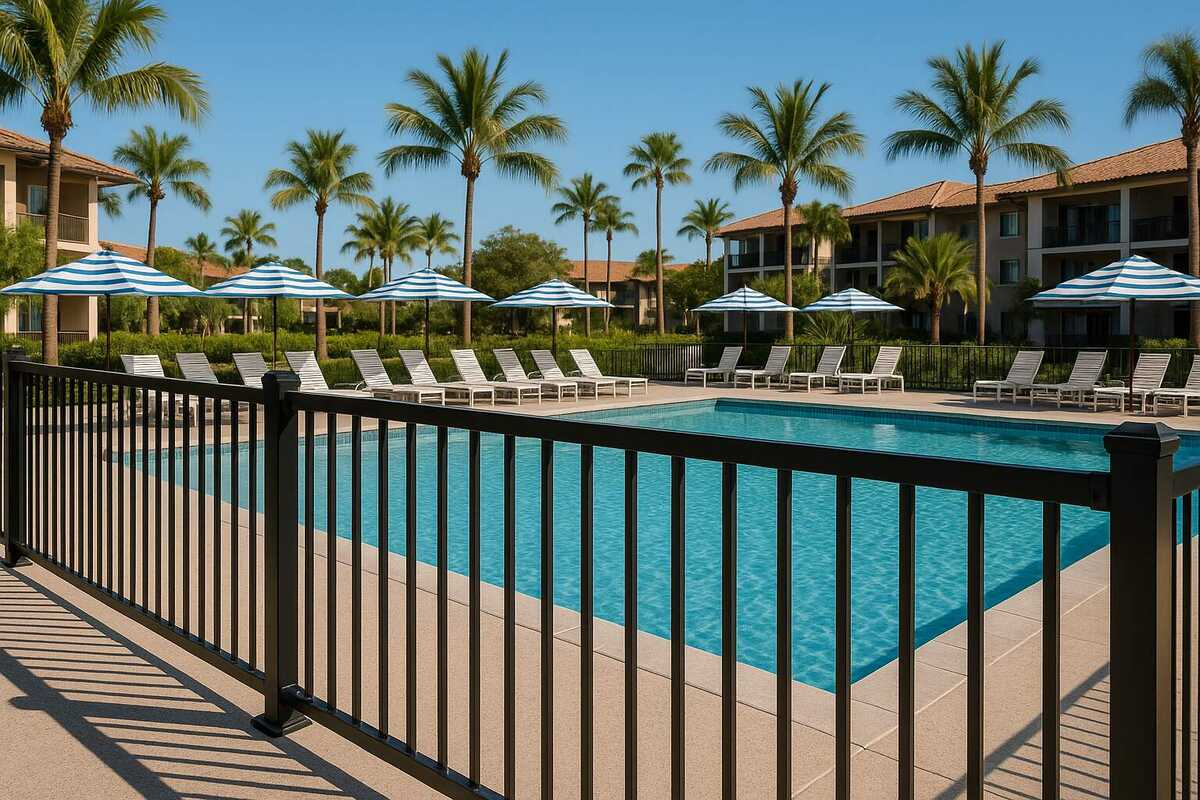
#> input picture assets/images/pool-fence-resort.jpg, 1200 x 800 px, found by its file name
$ python resize_pool_image.py
#> lines starting #> are read from the running program, lines starting #| are printed output that depends on the picture
#!/usr/bin/env python3
"""
Script to crop and resize the pool fence image to match other fence thumbnails
"""

from PIL import Image
import os

def resize_pool_fence_image():
    """Crop and resize the pool fence image to match other fence thumbnails"""

    # Input and output paths
    input_path = "/home/ubuntu/dollar-fence-website/assets/images/pool-fence-resort.jpg"
    backup_path = "/home/ubuntu/dollar-fence-website/assets/images/pool-fence-resort-original.jpg"

    # Create backup if it doesn't exist
    if not os.path.exists(backup_path):
        print("Creating backup of original image...")
        original = Image.open(input_path)
        original.save(backup_path, "JPEG", quality=95)
        print(f"Backup saved to: {backup_path}")

    # Open the image
    print("Opening pool fence image...")
    img = Image.open(input_path)
#> img is the input picture: PIL image 1200x800 RGB; mean R, G, B 96.7, 111.4, 107
    print(f"Original dimensions: {img.size}")
#| Original dimensions: (1200, 800)

    # The image is 800x600. Let's crop it to focus more on the fence
    # and less on the tall palm trees and buildings
    # We'll crop from the bottom portion to focus on the fence and pool area

    # Crop parameters (left, top, right, bottom)
    # Focus on the fence and pool area, reducing the tall palm trees
    crop_box = (0, 150, 800, 600)  # Remove top 150 pixels with tall palm trees

    print("Cropping image to focus on fence area...")
    cropped = img.crop(crop_box)
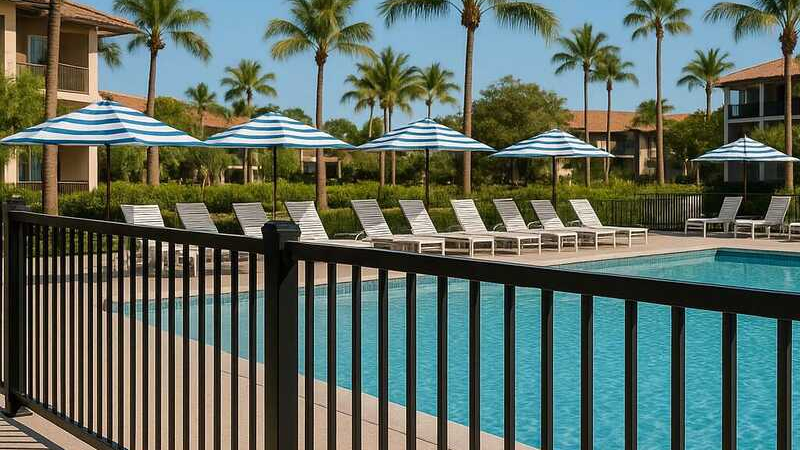
#> cropped: PIL image 800x450 RGB; mean R, G, B 92.9, 107.7, 97.6
    print(f"Cropped dimensions: {cropped.size}")
#| Cropped dimensions: (800, 450)

    # Resize back to 800x600 to maintain consistency
    print("Resizing to standard 800x600...")
    resized = cropped.resize((800, 600), Image.Resampling.LANCZOS)
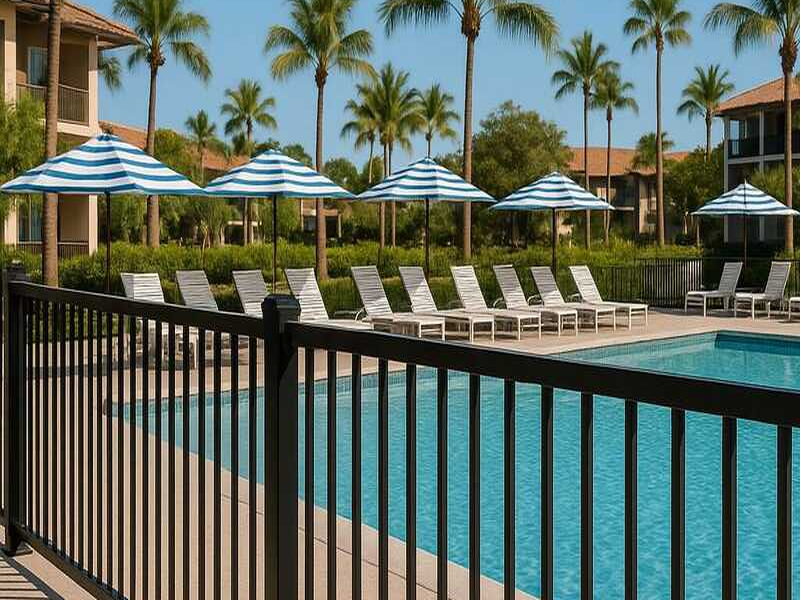
#> resized: PIL image 800x600 RGB; mean R, G, B 92.9, 107.7, 97.6
    print(f"Final dimensions: {resized.size}")
#| Final dimensions: (800, 600)

    # Save the processed image
    print("Saving processed image...")
    resized.save(input_path, "JPEG", quality=95, optimize=True)

    print("✅ Pool fence image successfully processed!")
    print(f"✅ Original backed up to: {backup_path}")
    print(f"✅ Updated image saved to: {input_path}")

    return True

if __name__ == "__main__":
    try:
        resize_pool_fence_image()
    except Exception as e:
        print(f"❌ Error processing image: {e}")
        exit(1)

$ run again, with assets/images/american-farm-fence.jpg copied over assets/images/pool-fence-resort.jpg
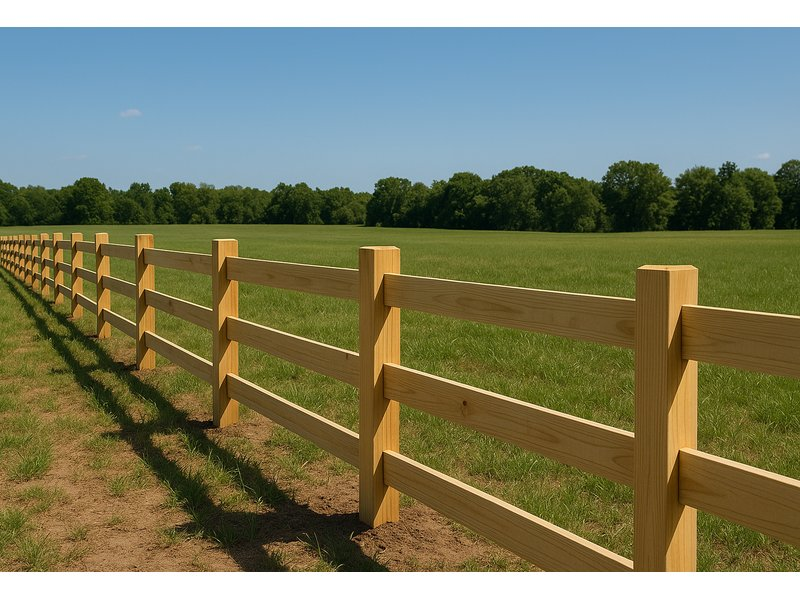
#> input picture assets/images/american-farm-fence.jpg, 800 x 600 px, found by its file name
#> in resize_pool_fence_image, img is the input picture: PIL image 800x600 RGB; mean R, G, B 121.8, 124.6, 98.8
#| Original dimensions: (800, 600)
#> in resize_pool_fence_image, `cropped = img.crop(crop_box)`:
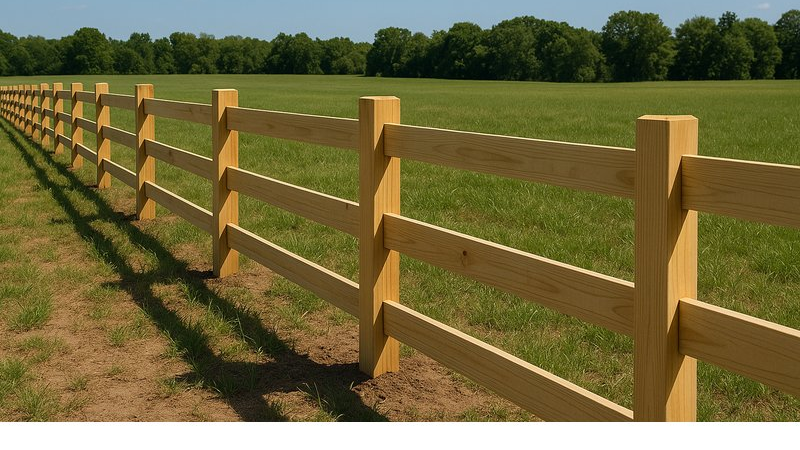
#> cropped: PIL image 800x450 RGB; mean R, G, B 113.9, 105.4, 62.2
#| Cropped dimensions: (800, 450)
#> in resize_pool_fence_image, `resized = cropped.resize((800, 600), Image.Resampling.LANCZOS)`:
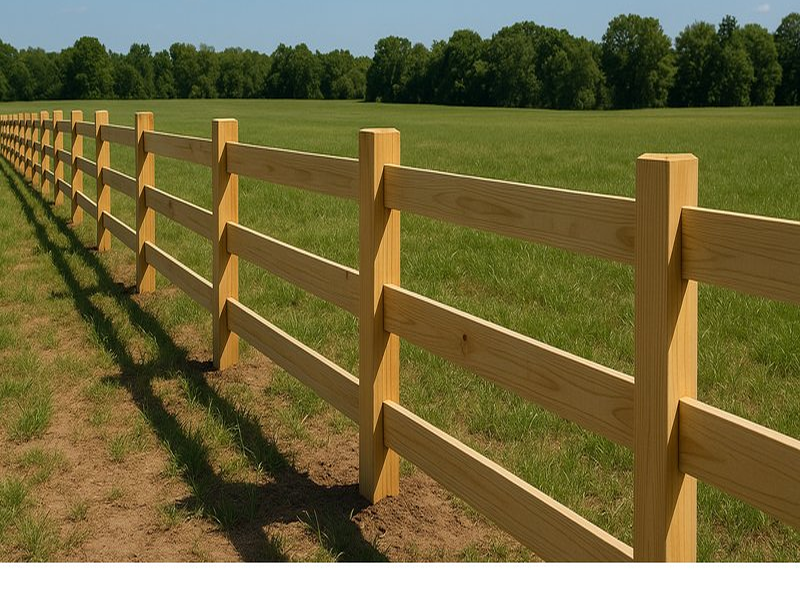
#> resized: PIL image 800x600 RGB; mean R, G, B 113.9, 105.4, 62.2
#| Final dimensions: (800, 600)

$ run again, with assets/images/american-wood-boundary-fence.jpg copied over assets/images/pool-fence-resort.jpg
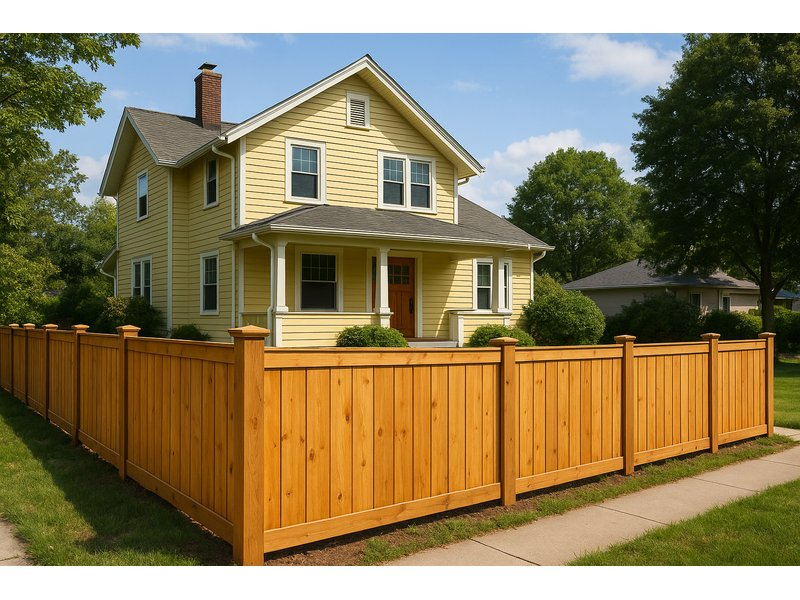
#> input picture assets/images/american-wood-boundary-fence.jpg, 800 x 600 px, found by its file name
#> in resize_pool_fence_image, img is the input picture: PIL image 800x600 RGB; mean R, G, B 137.9, 124.5, 89.9
#| Original dimensions: (800, 600)
#> in resize_pool_fence_image, `cropped = img.crop(crop_box)`:
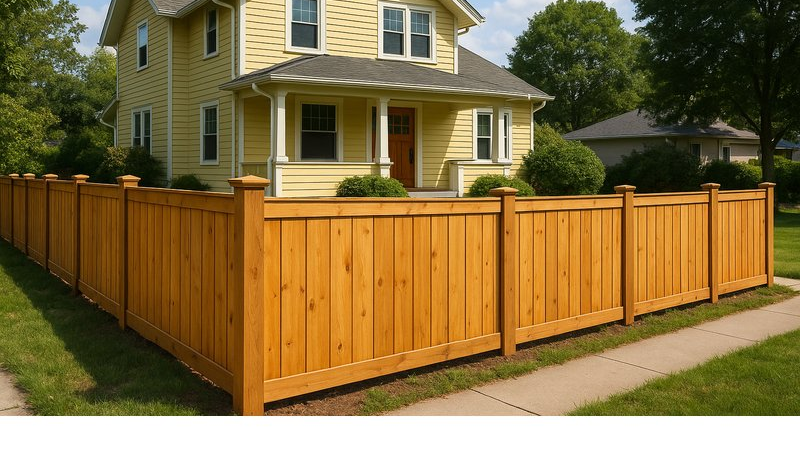
#> cropped: PIL image 800x450 RGB; mean R, G, B 133.1, 110.4, 63.3
#| Cropped dimensions: (800, 450)
#> in resize_pool_fence_image, `resized = cropped.resize((800, 600), Image.Resampling.LANCZOS)`:
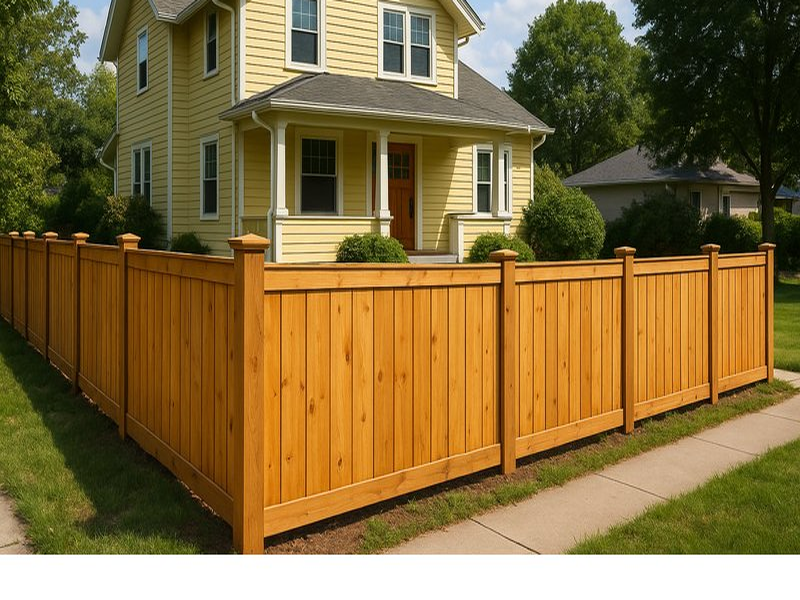
#> resized: PIL image 800x600 RGB; mean R, G, B 133.1, 110.4, 63.3
#| Final dimensions: (800, 600)

$ run again, with assets/images/black-coated-steel-fence.jpg copied over assets/images/pool-fence-resort.jpg
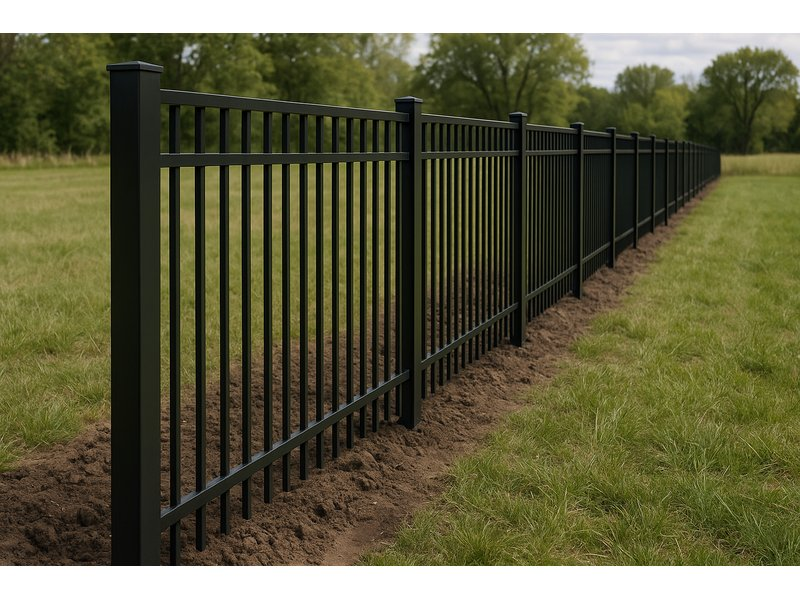
#> input picture assets/images/black-coated-steel-fence.jpg, 800 x 600 px, found by its file name
#> in resize_pool_fence_image, img is the input picture: PIL image 800x600 RGB; mean R, G, B 97.6, 95.9, 66.4
#| Original dimensions: (800, 600)
#> in resize_pool_fence_image, `cropped = img.crop(crop_box)`:
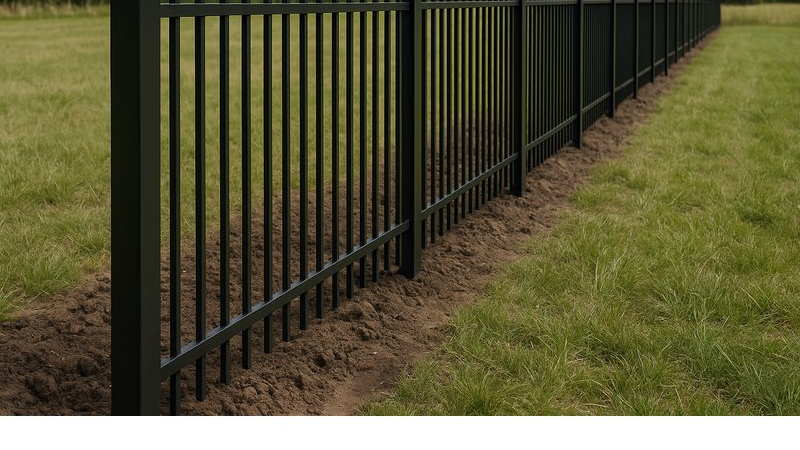
#> cropped: PIL image 800x450 RGB; mean R, G, B 92.4, 89.1, 56.8
#| Cropped dimensions: (800, 450)
#> in resize_pool_fence_image, `resized = cropped.resize((800, 600), Image.Resampling.LANCZOS)`:
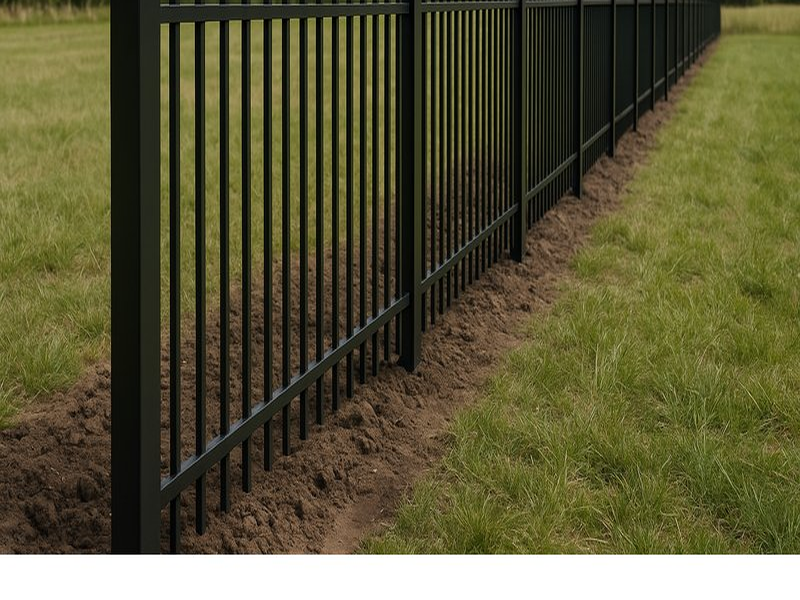
#> resized: PIL image 800x600 RGB; mean R, G, B 92.4, 89.1, 56.8
#| Final dimensions: (800, 600)
